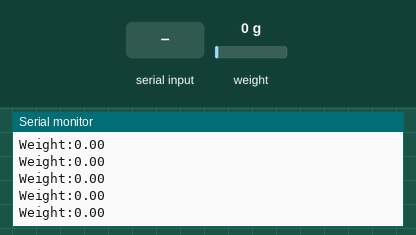
Bench run of a sketch on a simulated Arduino Uno, built with avr-gcc and run on an emulated ATmega328P. Shown: the last lines printed to the serial monitor. Inputs (shaded band) come from the test bench; at power-on: weight on the scale 0 g.

Above: at 1.2 s.
1.3 s: "TARE\n" received over Serial
3.8 s: weight on the scale set to 100 g
At 3.87 s:
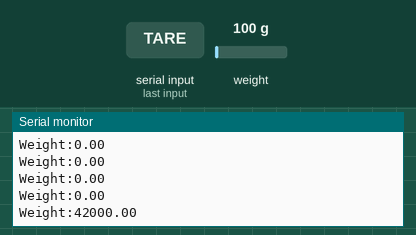
5.3 s: weight on the scale set to 1250 g
At 5.31 s:
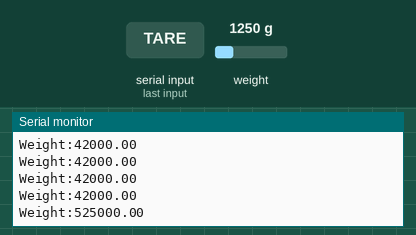
Timing chart, 0 to 8.3 s (numbered marks = the images above; inputs shaded):
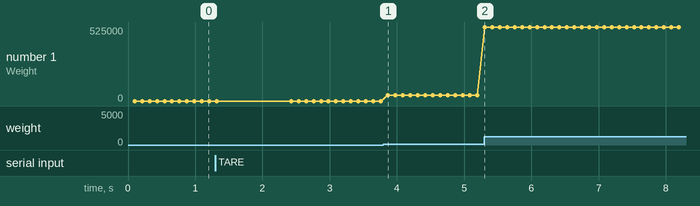

Measured:
- after the input at 3.8 s, the serial monitor: prints a new line after 0.07 s (image 1)
- after the input at 5.3 s, the serial monitor: prints a new line at once (image 2)
- plotted number 1: 0 → 42000 after the input at 3.8 s, 42000 → 525000 after the input at 5.3 s

The sketch:

HX711RunCode.ino
```cpp
#include "HX711.h"
#include <EEPROM.h>

#define DOUT 3
#define CLK  2
#define EEPROM_ADDR 0

HX711 scale;

float calibrationFactor = 1.0;

void setup() {
  Serial.begin(115200);

  scale.begin(DOUT, CLK);

  EEPROM.get(EEPROM_ADDR, calibrationFactor);

  if (isnan(calibrationFactor) || calibrationFactor == 0.0f) {
    calibrationFactor = 1.0f;
  }

  scale.set_scale(calibrationFactor);

  Serial.println("READY");
}

void loop() {

  // handle commands from Python
  if (Serial.available()) {
    String cmd = Serial.readStringUntil('\n');
    cmd.trim();

    if (cmd == "TARE") {
      scale.tare();
      Serial.println("TARED");
    }
  }

  if (scale.is_ready()) {
    float weight = scale.get_units(1);

    Serial.print("Weight:");
    Serial.println(weight, 2);
  }

  delay(10);
}
```
